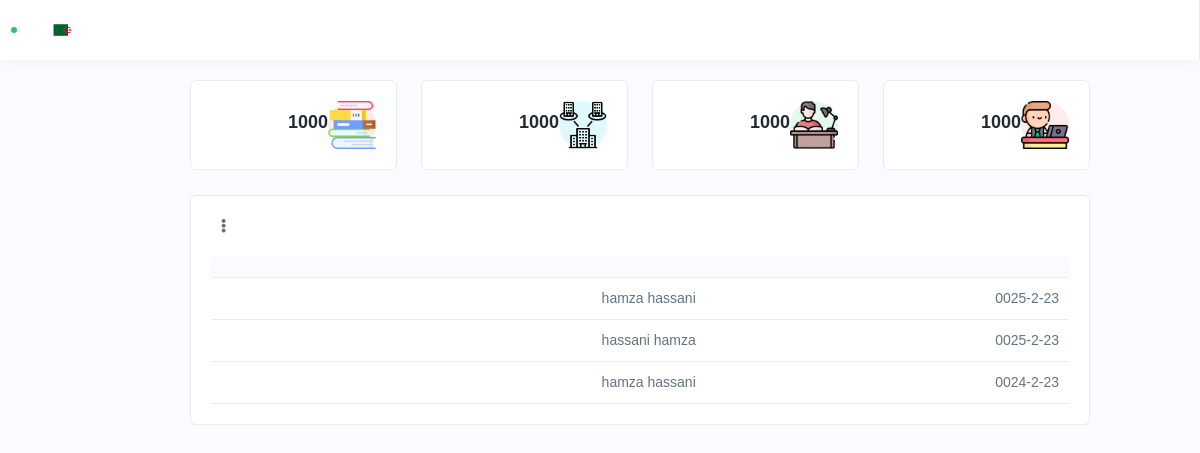
The page /app (signed in) on the database as committed earlier.
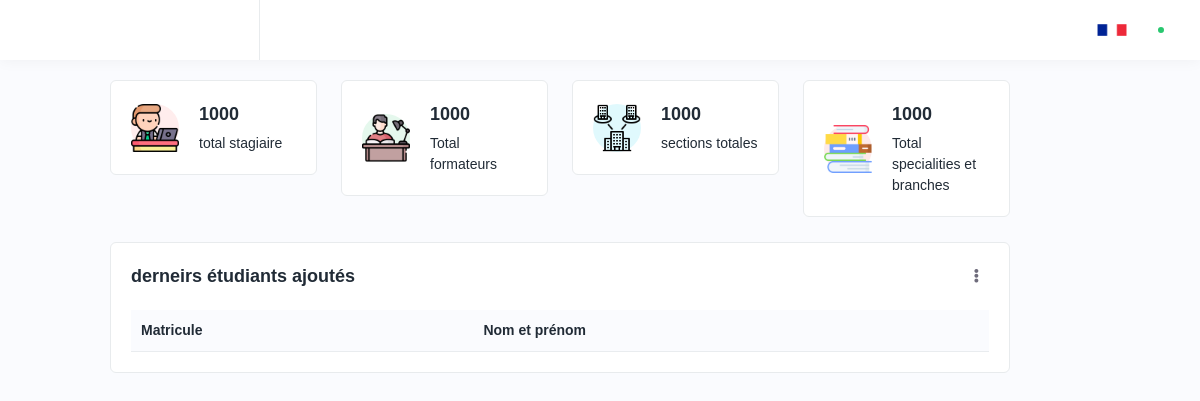
The same page on the database as committed later.
### tables this page shows
CREATE TABLE `students` (
  `id` int(11) NOT NULL,
  `first_name` varchar(255) NOT NULL,
  `last_name` varchar(255) NOT NULL,
  `birthday` varchar(255) NOT NULL,
  `born_place` varchar(255) NOT NULL,
  `situation_familiale` varchar(255) NOT NULL,
  `matricule` varchar(255) NOT NULL,
  `password` varchar(255) NOT NULL,
  `gender` varchar(255) NOT NULL,
  `email` varchar(255) NOT NULL,
  `phone` varchar(255) NOT NULL,
  `address` varchar(255) NOT NULL,
  `study_level` varchar(255) NOT NULL,
  `study_year` varchar(255) NOT NULL,
  `study_last_etablissement_name` varchar(255) NOT NULL,
  `father_name` varchar(255) NOT NULL,
  `father_job` varchar(255) NOT NULL,
  `mother_name` varchar(255) NOT NULL,
  `mother_job` varchar(255) NOT NULL,
  `branch_id` int(11) NOT NULL,
  `speciality_id` int(11) NOT NULL,
  `created_at` varchar(255) NOT NULL,
  `updated_at` varchar(255) NOT NULL
);

### app/helpers/urlFor.php (called while the page is built)
<?php
function urlFor($dir, $file, $subLevel = 28)
{
    $files = scandir($dir);
    foreach ($files as $key => $value) {
        $path = realpath($dir . DIRECTORY_SEPARATOR . $value);
        $path = substr($path, $subLevel);
        if (!is_dir($path)) {
            if ($file == $value) {
                return $path;
            }
        } else if ($value != "." && $value != "..") {
            urlFor($path, $file);
        }
    }
}

### app/helpers/goTopage.php (called while the page is built)
<?php
function gotoPage($name, $role = '/admin')
{
  return include_once urlFor(VIEWS.$role, $name . '.php');
}

### app/controllers/dataBaseController.php (called while the page is built, shortened)
<?php
class DataBaseController
{
    private $connection;
    public function __construct()
    {
        $this->connection = mysqli_connect(
            DB_HOST,
            DB_USER,
            DB_PASS,
            DB_NAME
        ) or die("Unable to connect!");
        $check = mysqli_query($this->connection, "SELECT * FROM `config`");
    }
    public function getAllRows($table, $order = 'id', $sort = 'DESC')
    {
        $query = "SELECT * FROM $table ORDER BY $order $sort";
        $rows = mysqli_fetch_all(mysqli_query($this->connection, $query), MYSQLI_ASSOC);
        return $rows;
    }
    public function getRowByParam($table, $param, $qr)
    {
        $query = "SELECT * FROM $table WHERE $param = '$qr'";
        $row = mysqli_fetch_assoc(mysqli_query($this->connection, $query));
        return $row;
    }
}

### app/controllers/languagesController.php (called while the page is built, shortened)
<?php
class LanguageController extends DataBaseController
{
    private $table = 'lang';
    public function __construct()
    {
        parent::__construct();
        $db_lang = $this->getRowByParam('config', 'name', 'language');
        $data = $this->getAllRows($this->table);
    }
    public function setLang($lang)
    {
        $this->lang = $lang;
    }
}

### app/views/admin/dashboard.php (the view, shortened to what this page needs)
<?php
$db = new DataBaseController();
$stagaire = $db->getAllRows("students");
$formateurs = $db->getAllRows("formateurs");
$branches = $db->getAllRows("branches");
$specialities = $db->getAllRows("specialities");
$sections = $db->getAllRows("sections");
$lang = new LanguageController();
$app_lang = $lang->app_lang;
?>
<div style="width:75vw;" class="content">
    <div class="row">
        <div class="col-lg-3 col-sm-6 col-12">
            <div class="dash-widget">
                <div class="dash-widgetimg">
                    <span><img src="<?php echo ICONS . '/student.png' ?>" alt="img"></span>
                </div>
                <div class="dash-widgetcontent">
                    <h5><span class="counters" data-count="<?php echo count($stagaire) ?>.0">1000</span></h5>
                    <h6>
                        <?php echo $app_lang['total_stagaire'] ?>
                    </h6>
                </div>
            </div>
        </div>
        <div class="col-lg-3 col-sm-6 col-12">
            <div class="dash-widget dash1">
                <div class="dash-widgetimg">
                    <span><img src="<?php echo ICONS . '/doctor.png' ?>" alt="img"></span>
                </div>
                <div class="dash-widgetcontent">
                    <h5><span class="counters" data-count="<?php echo count($formateurs) ?>">1000</span></h5>
                    <h6>
                        <?php echo $app_lang['total_formateur'] ?>
                    </h6>
                </div>
            </div>
        </div>
        <div class="col-lg-3 col-sm-6 col-12">
            <div class="dash-widget dash2">
                <div class="dash-widgetimg">
                    <span><img src="<?php echo ICONS . '/branch.png' ?>" alt="img"></span>
                </div>
                <div class="dash-widgetcontent">
                    <h5><span class="counters" data-count="<?php echo count($sections) ?>">1000</span></h5>
                    <h6>
                        <?php echo $app_lang['total_section'] ?>
                    </h6>
                </div>
            </div>
        </div>
        <div class="col-lg-3 col-sm-6 col-12">
            <div class="dash-widget dash3">
                <div class="dash-widgetimg">
                    <span><img src="<?php echo ICONS . '/books.png' ?>" alt="img"></span>
                </div>
                <div class="dash-widgetcontent">
                    <h5><span class="counters"
                            data-count="<?php echo count($specialities) + count($branches) ?>">1000</span></h5>
                    <h6>
                        <?php echo $app_lang['total_specialite'] ?>
                    </h6>
                </div>
            </div>
        </div>
    </div>
    <div class="row">
        <div class="col-lg-12 col-sm-12 col-12 d-flex">
            <div class="card flex-fill">
                <div class="card-header pb-0 d-flex justify-content-between align-items-center">
                    <h4 class="card-title mb-0">
                        <?php echo $app_lang['recently_added_students'] ?>
                    </h4>
                    <div class="dropdown">
                        <a href="javascript:void(0);" data-bs-toggle="dropdown" aria-expanded="false" class="dropset">
                            <i class="fa fa-ellipsis-v"></i>
                        </a>
                    </div>
                </div>
                <div class="card-body">
                    <div class="table-responsive dataview">
                        <table class="table datatable ">
                            <thead>
                                <tr>
                                    <th>
                                        <?php echo $app_lang['matricule'] ?>
                                    </th>
                                    <th>
                                        <?php echo $app_lang['nom_et_prenom'] ?>
                                    </th>
                                </tr>
                            </thead>
                            <tbody>
                                <?php
                                $stagaire = array_slice($stagaire, 0, 5);
                                foreach ($stagaire as $stagaire) { ?>
                                    <tr>
                                        <td>
                                            <?php echo $stagaire['matricule'] ?>
                                        </td>
                                        <td>
                                            <?php echo $stagaire['first_name'] . ' ' . $stagaire['last_name'] ?>
                                        </td>
                                    </tr>
                                <?php } ?>
                            </tbody>
                        </table>
                    </div>
                </div>
            </div>
        </div>
    </div>
</div>

### app/index.php (shortened to what this page needs)
<?php
include 'helpers/urlFor.php';
include 'helpers/goTopage.php';
include 'controllers/dataBaseController.php';
include 'controllers/languagesController.php';
$lang = new LanguageController();
?>
<!DOCTYPE html>
<?php include urlFor(COMPONENTS, 'header.php'); ?>
<body class="<?php if ($_SESSION['toggle_sidebar']) {
    echo 'mini-sidebar';
} else {
    echo 'mini-sidebar expand-menu';
}
?>" dir="<?php
if (isset($_SESSION['lang'])) {
    if ($_SESSION['lang'] == 'ar') {
        echo 'rtl';
    } else {
        echo 'ltr';
    }
} else {
    echo 'ltr';
}
?>">
    <?php
    if ($_SESSION['user']['role'] == 'admin') {
        include urlFor(VIEWS . '/admin/', 'index.php');
    } elseif ($_SESSION['user']['role'] == 'student') {
        include urlFor(VIEWS . '/student/', 'index.php');
    } elseif ($_SESSION['user']['role'] == 'formateur') {
        include urlFor(VIEWS . '/formateur/', 'index.php');
    }
    ?>
</body>
</html>

### app/components/header.php (shortened to what this page needs)
<head>
    <link rel="stylesheet" href="<?php
    if (strpos($_SERVER['REQUEST_URI'], 'app')) {
        echo '../' . urlFor('../' . CSS, 'bootstrap.min.css', 24);
    } else {
        echo '../' . urlFor('../' . CSS, 'bootstrap.min.css', 24);
        echo urlFor(CSS, 'bootstrap.min.css', 24);
    }
    ?>">
    <link rel="stylesheet" href="<?php
    if (strpos($_SERVER['REQUEST_URI'], 'app')) {
        echo '../' . urlFor('../' . CSS, 'dataTables.bootstrap4.min.css', 24);
    } else {
        echo urlFor(CSS, 'dataTables.bootstrap4.min.css', 24);
    }
    ?>">
    <link rel="stylesheet" href="<?php
    if (strpos($_SERVER['REQUEST_URI'], 'app')) {
        echo '../' . urlFor('../public/plugins/fontawesome/css', 'fontawesome.min.css', 24);
    } else {
        echo urlFor('../public/plugins/fontawesome/css', 'fontawesome.min.css', 24);
    }
    ?>">
    <link rel="stylesheet" href="<?php
    if (strpos($_SERVER['REQUEST_URI'], 'app')) {
        echo '../' . urlFor('../public/plugins/fontawesome/css', 'all.min.css', 24);
    } else {
        echo urlFor('../public/plugins/fontawesome/css', 'all.min.css', 24);
    }
    ?>">
    <link rel="stylesheet" href="<?php
    if (strpos($_SERVER['REQUEST_URI'], 'app')) {
        echo '../' . urlFor('../' . CSS, 'navbar-fixed-right.min.css', 24);
    } else {
        echo urlFor(CSS, 'navbar-fixed-right.min.css', 24);
    }
    ?>">
    <link rel="stylesheet" href="<?php
    if (strpos($_SERVER['REQUEST_URI'], 'app')) {
        echo '../' . urlFor('../' . CSS, 'navbar-fixed-left.min.css', 24);
    } else {
        echo urlFor(CSS, 'navbar-fixed-left.min.css', 24);
    }
    ?>">
    <link rel="stylesheet" href="<?php
    if (strpos($_SERVER['REQUEST_URI'], 'app')) {
        echo '../' . urlFor('../' . CSS, 'style.css', 24);
    } else {
        echo urlFor(CSS, 'style.css', 24);
    }
    ?>">
</head>

### app/views/admin/index.php (shortened to what this page needs)
<div
style="
  padding: 5rem;
"
class="container">
<?php include urlFor(COMPONENTS, 'navbar.php'); ?>
<div class="jumbotron">
        <?php
        if (isset($_GET['view'])) {
            $view = $_GET['view'];
            if (in_array($view, VIEWSLIST)) {
                gotoPage($view);
            } else {
                gotoPage('404_box');
            }
        } else {
            gotoPage('dashboard');
        }
        ?>
    </div>
</div>

### app/components/navbar.php (shortened to what this page needs)
<div style="display: flex; width: 100%; justify-content: space-between;" class="header ">
  <div class="header-left active">
  </div>
  <ul class="nav user-menu">
    <li class="nav-item dropdown has-arrow flag-nav">
      <a class="nav-link dropdown-toggle" data-bs-toggle="dropdown" href="javascript:void(0);" role="button"
        aria-expanded="false">
        <?php if ($_SESSION['lang'] == 'ar'): ?>
          <img src="<?php echo IMG ?>/flags/ar.ico" alt="" height="20">
        <?php else: ?>
          <img src="<?php echo IMG ?>/flags/fr.ico" alt="" height="20">
        <?php endif; ?>
      </a>
    </li>
    <li class="nav-item dropdown has-arrow main-drop">
      <a href="javascript:void(0);" class="dropdown-toggle nav-link userset" data-bs-toggle="dropdown">
        <span class="user-img">
          <span class="status online"></span></span>
      </a>
    </li>
  </ul>
</div>

Rows that differ between the two databases and show on the page:
removed students: matricule "0025-2-23", first_name "hamza", last_name "hassani"
removed students: matricule "0025-2-23", first_name "hassani", last_name "hamza"
removed students: matricule "0024-2-23", first_name "hamza", last_name "hassani"
Other text that changed with them:
$app_lang['total_stagaire']: (not shown) → "total stagiaire"
$app_lang['total_formateur']: (not shown) → "Total formateurs"
$app_lang['total_section']: (not shown) → "sections totales"
$app_lang['total_specialite']: (not shown) → "Total specialities et branches"
$app_lang['recently_added_students']: (not shown) → "derneirs étudiants ajoutés"
$app_lang['matricule']: (not shown) → "Matricule"
$app_lang['nom_et_prenom']: (not shown) → "Nom et prénom"
